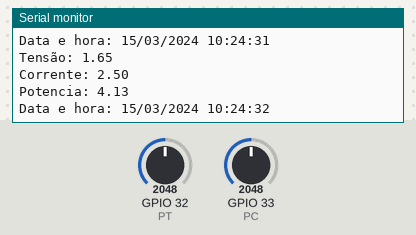
Bench run of a sketch on a simulated ESP32. On the bench: the last lines printed to the serial monitor. The inputs (shaded band) are chosen by the test bench; at power-on: GPIO 32 (PT) = 2048, GPIO 33 (PC) = 2048. WiFi joins after 1.5 s; servers stay silent unless stated; the local clock reads 2024-03-15 10:24:30 at power-on unless the sketch sets it.

Above: at 2.7 s.
2.8 s: GPIO 32 (PT) set to 2866
At 4.1 s:
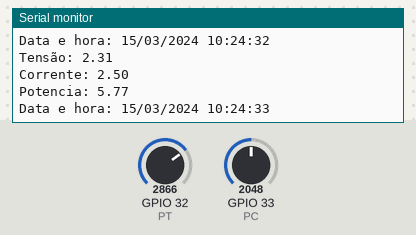
4.3 s: GPIO 33 (PC) set to 2866
At 5.2 s:
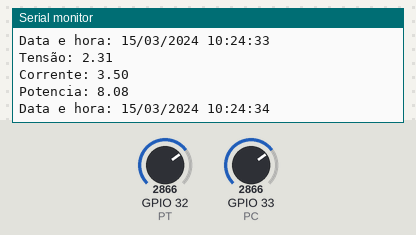
5.8 s: GPIO 32 (PT) set to 3603
At 6.9 s:
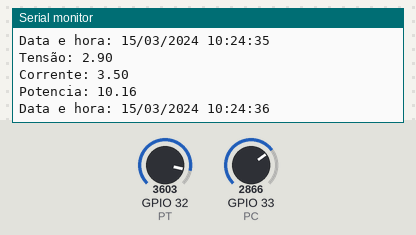
7.3 s: GPIO 33 (PC) set to 3603
At 8.3 s:
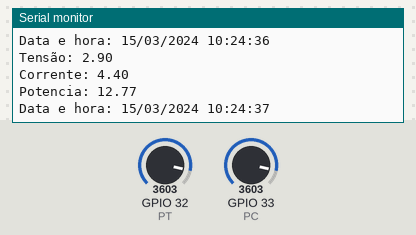
Timing chart, 0 to 9.8 s (numbered marks = the images above; inputs shaded):
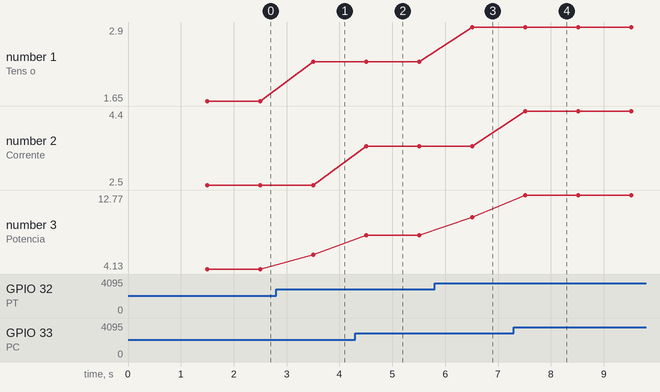

The sketch:

sketch.ino
```cpp
#include <ThingerESP32.h>
#include <time.h>
#include <WiFi.h>

// Credenciais do dispositivo no Thinger.io
#define USERNAME "Jixatos"
#define DEVICE_ID "GS-ECOENERGY-ESP32"
#define DEVICE_CREDENTIAL "q1w2e3r4t5y6u7i8o9p0"

// Credenciais para conexão com wifi pelo Wokwi
#define SSID "Wokwi-GUEST"
#define SSID_PASSWORD ""

// Definição dos pinos dos potenciômetros
const int PT = 32;
const int PC = 33;

// Configuração do NTP
const char* ntpServer = "pool.ntp.org";
const long gmtOffset_sec = -3 * 3600;
const int daylightOffset_sec = 0;

// Váriaveis do ambiente
float tensao = 0.0;
float corrente = 0.0;
float potencia = 0.0;
String dateTime = "";
int segundos = 1;

ThingerESP32 thing(USERNAME, DEVICE_ID, DEVICE_CREDENTIAL);

String getDateTime() {
  time_t now = time(nullptr);
  struct tm timeinfo;
  localtime_r(&now, &timeinfo);

  if (timeinfo.tm_year > 70) {
    char timeString[26];
    strftime(timeString, sizeof(timeString), "%d/%m/%Y %H:%M:%S", &timeinfo);
    return String(timeString);
  } else {
    return "Hora não sincronizada";
  }
}

void setup() {
  Serial.begin(115200);

  Serial.print("Conectando ao Wi-Fi");
  WiFi.begin(SSID, SSID_PASSWORD);
  while (WiFi.status() != WL_CONNECTED) {
    delay(500);
    Serial.print(".");
  }
  Serial.println(" Conectado!");

  configTime(gmtOffset_sec, daylightOffset_sec, ntpServer);

  thing["id"] >> outputValue(DEVICE_ID);
  thing["dataHora"] >> outputValue(dateTime);
  thing["Tensao"] >> outputValue(tensao);
  thing["Corrente"] >> outputValue(corrente);
  thing["Potencia"] >> outputValue(potencia);
}

void loop() {
  dateTime = getDateTime();

  tensao = (analogRead(PT) / 4095.0) * 3.3;
  corrente = map(analogRead(PC), 0, 4095, 0, 5000) / 1000.0;
  potencia = tensao * corrente;

  Serial.print("Tensão: ");
  Serial.println(tensao);
  Serial.print("Corrente: ");
  Serial.println(corrente);
  Serial.print("Potencia: ");
  Serial.println(potencia);
  Serial.print("Data e hora: ");
  Serial.println(dateTime);

  thing.handle();

  delay(segundos * 1000);
}
```

Measured:
- after the input at 2.8 s, the serial monitor: prints a new line after 0.71 s (image 1)
- after the input at 4.3 s, the serial monitor: prints a new line after 0.21 s (image 2)
- after the input at 5.8 s, the serial monitor: prints a new line after 0.71 s (image 3)
- after the input at 7.3 s, the serial monitor: prints a new line after 0.22 s (image 4)
- plotted number 1: 1.65 → 2.31 after the input at 2.8 s, 2.31 → 2.9 after the input at 5.8 s
- plotted number 2: 2.5 → 3.5 after the input at 4.3 s, 3.5 → 4.4 after the input at 7.3 s
- plotted number 3: 4.13 → 5.77 after the input at 2.8 s, 5.77 → 8.08 after the input at 4.3 s, 8.08 → 10.16 after the input at 5.8 s, 10.16 → 12.77 after the input at 7.3 s
